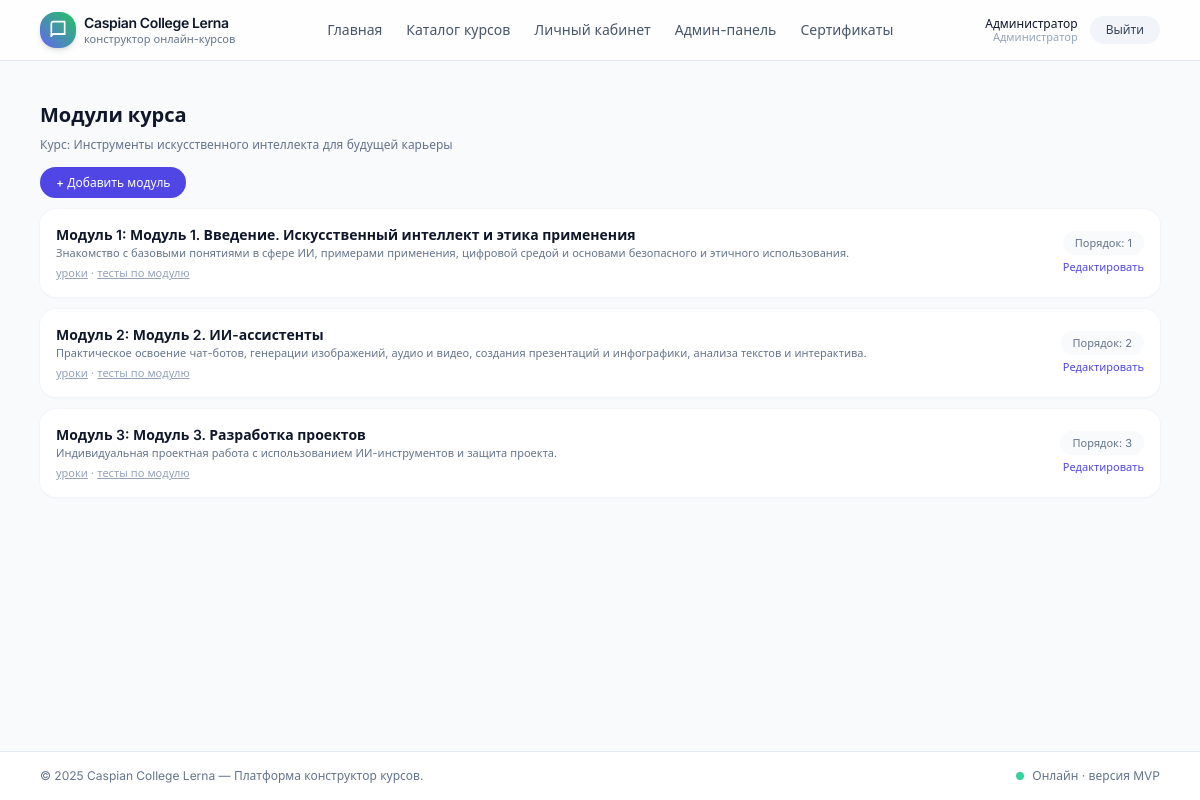
The app's page /admin/courses/3/modules (signed in) with its own data.
### app/models.py (models this page shows, shortened)
class User(UserMixin, db.Model):
    __tablename__ = "users"
    id = db.Column(db.Integer, primary_key=True)
    email = db.Column(db.String(255), unique=True, nullable=False)
    password_hash = db.Column(db.String(255), nullable=False)
    full_name = db.Column(db.String(255), nullable=False)
    role = db.Column(db.String(20), default="student")  # 'student' или 'admin'
    created_at = db.Column(db.DateTime, default=datetime.utcnow)
    courses = db.relationship("UserCourse", back_populates="user", cascade="all, delete-orphan")
    lesson_progress = db.relationship("UserLessonProgress", back_populates="user", cascade="all, delete-orphan")
    test_attempts = db.relationship("UserTestAttempt", back_populates="user", cascade="all, delete-orphan")
    certificates = db.relationship("Certificate", back_populates="user", cascade="all, delete-orphan")
    def is_admin(self) -> bool:
        return self.role == "admin"

class Course(db.Model):
    __tablename__ = "courses"
    id = db.Column(db.Integer, primary_key=True)
    title = db.Column(db.String(255), nullable=False)
    slug = db.Column(db.String(255), unique=True, nullable=False)
    description = db.Column(db.Text, nullable=True)
    category = db.Column(db.String(100), nullable=True)
    level = db.Column(db.String(50), nullable=True)
    image_url = db.Column(db.String(255), nullable=True)      # обложка
    hero_image_url = db.Column(db.String(255), nullable=True) # фон в шапке
    logo_url = db.Column(db.String(255), nullable=True)       # логотип курса
    theme_id = db.Column(db.Integer, db.ForeignKey("course_themes.id"), nullable=True)
    theme = db.relationship("CourseTheme", back_populates="courses")
    language = db.Column(db.String(20), default="ru")
    estimated_duration_minutes = db.Column(db.Integer, default=0)
    requirements = db.Column(db.Text, nullable=True)
    outcomes = db.Column(db.Text, nullable=True)
    is_sequential = db.Column(db.Boolean, default=True)  # модули по порядку
    is_published = db.Column(db.Boolean, default=False)
    created_at = db.Column(db.DateTime, default=datetime.utcnow)
    updated_at = db.Column(db.DateTime, default=datetime.utcnow, onupdate=datetime.utcnow)
    modules = db.relationship("CourseModule", back_populates="course", cascade="all, delete-orphan")
    tests = db.relationship("Test", back_populates="course", cascade="all, delete-orphan")  # финальные тесты
    user_courses = db.relationship("UserCourse", back_populates="course", cascade="all, delete-orphan")
    certificates = db.relationship("Certificate", back_populates="course", cascade="all, delete-orphan")

class CourseModule(db.Model):
    __tablename__ = "course_modules"
    id = db.Column(db.Integer, primary_key=True)
    course_id = db.Column(db.Integer, db.ForeignKey("courses.id"), nullable=False)
    title = db.Column(db.String(255), nullable=False)
    description = db.Column(db.Text, nullable=True)
    order_index = db.Column(db.Integer, default=0)
    course = db.relationship("Course", back_populates="modules")
    lessons = db.relationship("Lesson", back_populates="module", cascade="all, delete-orphan")
    tests = db.relationship("Test", back_populates="module", cascade="all, delete-orphan")  # тесты по модулю

### app/blueprints/admin/routes.py (the view)
@admin_bp.route("/courses/<int:course_id>/modules")
def modules_list(course_id):
    course = Course.query.get_or_404(course_id)
    modules = CourseModule.query.filter_by(course_id=course.id).order_by(CourseModule.order_index).all()
    return render_template("admin_modules.html", course=course, modules=modules)

### app/blueprints/admin/routes.py (called while the page is built)
def admin_required():
    if not current_user.is_authenticated or not current_user.is_admin():
        abort(403)

@admin_bp.before_request
def check_admin():
    admin_required()

### app/templates/admin_modules.html (shortened to what this page needs)
{% extends "base.html" %}
{% block content %}
<h1 class="mb-2 text-xl font-semibold text-slate-900">Модули курса</h1>
<p class="mb-4 text-xs text-slate-500">
  Курс: {{ course.title }}
</p>
<div class="mb-4">
  <a href="{{ url_for('admin.module_create', course_id=course.id) }}"
     class="rounded-full bg-primary-600 px-4 py-2 text-xs font-medium text-white hover:bg-primary-700">
    + Добавить модуль
  </a>
</div>
{% if modules %}
  <div class="space-y-3 text-xs">
    {% for m in modules %}
      <div class="flex items-center justify-between rounded-2xl bg-white p-4 shadow-sm ring-1 ring-slate-100">
        <div>
          <p class="text-sm font-semibold text-slate-900">
            Модуль {{ loop.index }}: {{ m.title }}
          </p>
          {% if m.description %}
            <p class="text-[11px] text-slate-500 line-clamp-1">
              {{ m.description }}
            </p>
          {% endif %}
          <p class="text-[11px] text-slate-400 mt-1">
            <a class="underline" href="{{ url_for('admin.lessons_list', module_id=m.id) }}">уроки</a> ·
            <a class="underline" href="{{ url_for('admin.module_tests', module_id=m.id) }}">тесты по модулю</a>
          </p>
        </div>
        <div class="flex flex-col items-end gap-1">
          <span class="rounded-full bg-slate-50 px-3 py-1 text-[11px] text-slate-500">
            Порядок: {{ m.order_index }}
          </span>
          <a href="{{ url_for('admin.module_edit', module_id=m.id) }}" class="text-[11px] text-primary-600 hover:text-primary-700">
            Редактировать
          </a>
        </div>
      </div>
    {% endfor %}
  </div>
{% else %}
  <p class="text-xs text-slate-500">Модули ещё не добавлены.</p>
{% endif %}
{% endblock %}

### app/templates/navbar.html (shortened to what this page needs)
<header class="border-b border-slate-200 bg-white/80 backdrop-blur">
  <div class="mx-auto flex max-w-6xl items-center justify-between px-4 py-3">
    <a href="{{ url_for('main.index') }}" class="flex items-center gap-2">
      <div class="flex h-9 w-9 items-center justify-center rounded-2xl bg-gradient-to-tr from-primary-500 to-accent text-white shadow-md">
        <svg xmlns="http://www.w3.org/2000/svg" class="h-5 w-5" viewBox="0 0 24 24" fill="none"
             stroke="currentColor" stroke-width="2" stroke-linecap="round" stroke-linejoin="round">
          <path d="M4 19.5A2.5 2.5 0 0 1 6.5 17H20"/>
          <path d="M4 4.5A2.5 2.5 0 0 1 6.5 2H20v15H6.5A2.5 2.5 0 0 0 4 19.5z"/>
        </svg>
      </div>
      <div class="flex flex-col leading-tight">
        <span class="text-sm font-semibold tracking-tight text-slate-900">Caspian College Lerna</span>
        <span class="text-[11px] text-slate-500">конструктор онлайн-курсов</span>
      </div>
    </a>
    <nav class="hidden items-center gap-6 text-sm text-slate-600 md:flex">
      <a href="{{ url_for('main.index') }}" class="hover:text-primary-600">Главная</a>
      <a href="{{ url_for('main.courses_list') }}" class="hover:text-primary-600">Каталог курсов</a>
      {% if current_user.is_authenticated %}
        <a href="{{ url_for('courses.dashboard') }}" class="hover:text-primary-600">Личный кабинет</a>
        {% if current_user.is_admin() %}
          <a href="{{ url_for('admin.dashboard') }}" class="hover:text-primary-600">Админ-панель</a>
          <a href="{{ url_for('admin.certificate_branding') }}" class="hover:text-primary-600">Сертификаты</a>
        {% endif %}
      {% endif %}
    </nav>
    <div class="flex items-center gap-3 text-sm">
      {% if current_user.is_authenticated %}
        <div class="hidden flex-col text-right text-xs leading-tight text-slate-600 sm:flex">
          <span class="font-medium text-slate-900">{{ current_user.full_name }}</span>
          <span class="text-[11px] text-slate-400">
            {% if current_user.is_admin() %}Администратор{% else %}Обучающийся{% endif %}
          </span>
        </div>
        <a href="{{ url_for('auth.logout') }}"
           class="rounded-full bg-slate-100 px-4 py-1.5 text-xs font-medium text-slate-700 hover:bg-slate-200">
          Выйти
        </a>
      {% endif %}
    </div>
  </div>
</header>

### app/static/css/styles.css (style rules this page uses)
body { background-color: #f8f9fa; }

### records on screen
User: full_name "Администратор"
Course: title "Инструменты искусственного интеллекта для будущей карьеры"
CourseModule: title "Модуль 1. Введение. Искусственный интеллект и этика применения", description "Знакомство с базовыми понятиями в сфере ИИ, примерами применения, цифровой средой и основами безопасного и этичного использования.", order_index "1"
CourseModule: title "Модуль 2. ИИ-ассистенты", description "Практическое освоение чат-ботов, генерации изображений, аудио и видео, создания презентаций и инфографики, анализа текстов и интерактива.", order_index "2"
CourseModule: title "Модуль 3. Разработка проектов", description "Индивидуальная проектная работа с использованием ИИ-инструментов и защита проекта.", order_index "3"

### other values on screen
{{ 2025 }} "2025"
